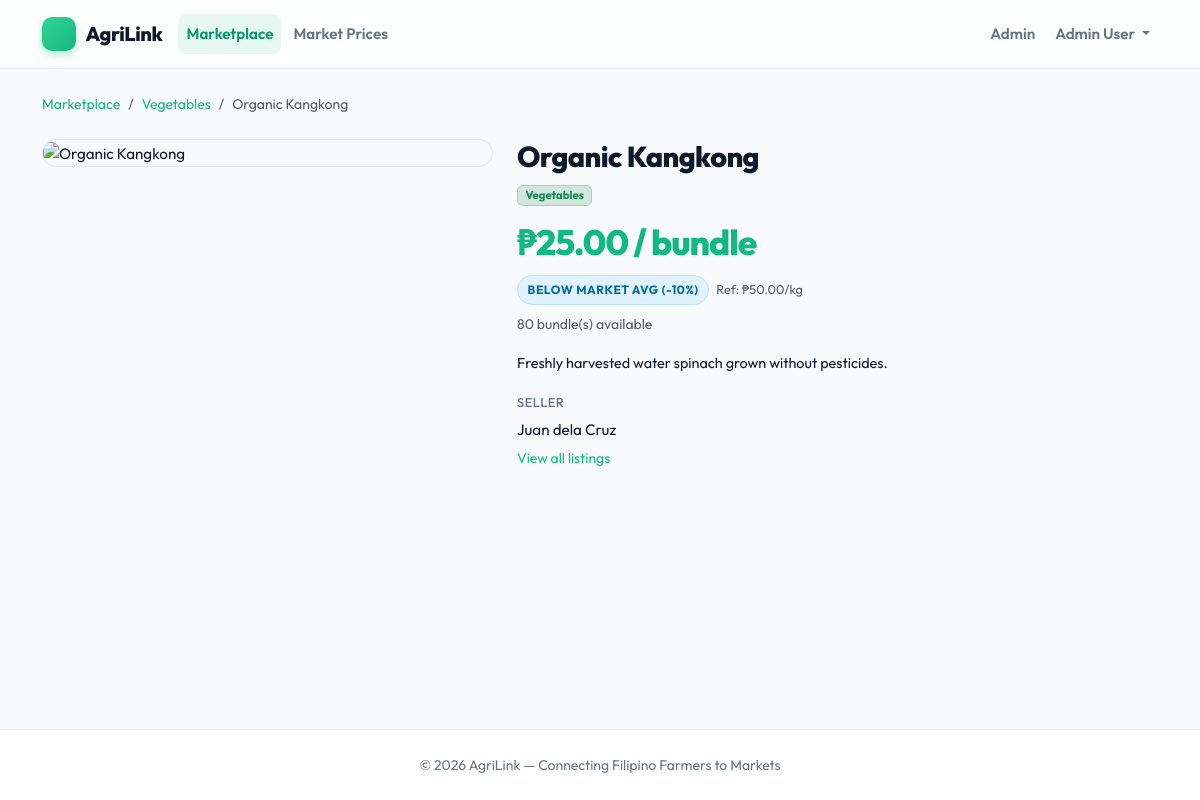
The page /marketplace/product.php?id=2 (signed in) on the database its author committed.
### tables this page shows
CREATE TABLE `market_prices` (
  `id` int(10) UNSIGNED NOT NULL,
  `category_id` int(10) UNSIGNED NOT NULL,
  `unit_type` varchar(30) NOT NULL DEFAULT 'kg',
  `reference_price` decimal(10,2) NOT NULL,
  `effective_date` date NOT NULL,
  `notes` text DEFAULT NULL,
  `admin_id` int(10) UNSIGNED NOT NULL,
  `created_at` timestamp NOT NULL DEFAULT current_timestamp(),
  `updated_at` timestamp NOT NULL DEFAULT current_timestamp() ON UPDATE current_timestamp()
);

CREATE TABLE `users` (
  `id` int(10) UNSIGNED NOT NULL,
  `name` varchar(191) NOT NULL,
  `email` varchar(191) NOT NULL,
  `password` varchar(255) NOT NULL,
  `phone` varchar(30) DEFAULT NULL,
  `address` text DEFAULT NULL,
  `role` enum('admin','farmer','buyer','logistics') NOT NULL DEFAULT 'buyer',
  `created_at` timestamp NOT NULL DEFAULT current_timestamp(),
  `updated_at` timestamp NOT NULL DEFAULT current_timestamp() ON UPDATE current_timestamp()
);

CREATE TABLE `products` (
  `id` int(10) UNSIGNED NOT NULL,
  `farmer_id` int(10) UNSIGNED NOT NULL,
  `category_id` int(10) UNSIGNED DEFAULT NULL,
  `name` varchar(191) NOT NULL,
  `description` text DEFAULT NULL,
  `unit_type` varchar(30) NOT NULL DEFAULT 'kg',
  `price_per_unit` decimal(10,2) NOT NULL,
  `stock_quantity` int(10) UNSIGNED NOT NULL DEFAULT 0,
  `image` varchar(255) DEFAULT NULL,
  `additional_images` longtext DEFAULT NULL CHECK (json_valid(`additional_images`)),
  `is_available` tinyint(1) NOT NULL DEFAULT 1,
  `created_at` timestamp NOT NULL DEFAULT current_timestamp(),
  `updated_at` timestamp NOT NULL DEFAULT current_timestamp() ON UPDATE current_timestamp()
);

CREATE TABLE `categories` (
  `id` int(10) UNSIGNED NOT NULL,
  `name` varchar(100) NOT NULL,
  `slug` varchar(100) NOT NULL,
  `created_at` timestamp NOT NULL DEFAULT current_timestamp(),
  `updated_at` timestamp NOT NULL DEFAULT current_timestamp() ON UPDATE current_timestamp()
);

### includes/helpers.php (called while the page is built, shortened)
<?php
function url(string $path = ''): string
{
    return APP_BASE . $path;
}

### includes/auth.php (called while the page is built, shortened)
<?php
require_once __DIR__ . '/helpers.php';
function currentUser(): ?array
{
    return $_SESSION['user'] ?? null;
}
function currentRole(): ?string
{
    return $_SESSION['user']['role'] ?? null;
}
function isLoggedIn(): bool
{
    return isset($_SESSION['user']);
}

### classes/MarketPrice.php (called while the page is built, shortened)
<?php
class MarketPrice
{
    private PDO $pdo;
    public function __construct(PDO $pdo)
    {
        $this->pdo = $pdo;
    }
    public function getReferencePrice(int $categoryId): ?array
    {
        $stmt = $this->pdo->prepare(
            "SELECT mp.*, u.name AS admin_name, c.name AS category_name
             FROM market_prices mp
             JOIN users u ON u.id = mp.admin_id
             JOIN categories c ON c.id = mp.category_id
             WHERE mp.category_id = ? AND mp.effective_date <= CURDATE()
             ORDER BY mp.effective_date DESC, mp.id DESC
             LIMIT 1"
        );
        $stmt->execute([$categoryId]);
        return $stmt->fetch() ?: null;
    }
    public function getPlatformBenchmark(int $categoryId): ?array
    {
        $stmt = $this->pdo->prepare(
            "SELECT
                AVG(price_per_unit) AS avg_price,
                MIN(price_per_unit) AS min_price,
                MAX(price_per_unit) AS max_price,
                COUNT(*)           AS listing_count
             FROM products
             WHERE category_id = ? AND is_available = 1 AND stock_quantity > 0"
        );
        $stmt->execute([$categoryId]);
        $row = $stmt->fetch();
        return [
            'avg_price'     => (float)$row['avg_price'],
            'min_price'     => (float)$row['min_price'],
            'max_price'     => (float)$row['max_price'],
            'listing_count' => (int)$row['listing_count'],
        ];
    }
    public function getCategoryBenchmark(int $categoryId): array
    {
        $ref      = $this->getReferencePrice($categoryId);
        $platform = $this->getPlatformBenchmark($categoryId);
        return [
            'reference' => $ref,
            'platform'  => $platform,
            'source'    => $ref ? 'reference' : ($platform ? 'platform' : null),
        ];
    }
    public function comparePrice(float $price, int $categoryId): ?string
    {
        $ref      = $this->getReferencePrice($categoryId);
        $platform = $this->getPlatformBenchmark($categoryId);
        $baseline = $ref
            ? (float)$ref['reference_price']
            : ($platform ? $platform['avg_price'] : null);
        $diff = ($price - $baseline) / $baseline;
        if ($diff < -0.10) return 'below_average';
        return 'within_range';
    }
}

### classes/Product.php (called while the page is built, shortened)
<?php
class Product
{
    private PDO $pdo;
    public function __construct(PDO $pdo)
    {
        $this->pdo = $pdo;
    }
    public function findById(int $id): ?array
    {
        $stmt = $this->pdo->prepare(
            'SELECT p.*, c.name AS category_name, u.name AS farmer_name
             FROM products p
             LEFT JOIN categories c ON c.id = p.category_id
             LEFT JOIN users u ON u.id = p.farmer_id
             WHERE p.id = ?
             LIMIT 1'
        );
        $stmt->execute([$id]);
        $row = $stmt->fetch();
        $row['additional_images'] = $row['additional_images']
            ? json_decode($row['additional_images'], true)
            : [];
        return $row;
    }
}

### marketplace/product.php (the view, shortened to what this page needs)
<?php
require_once __DIR__ . '/../includes/auth.php';
require_once __DIR__ . '/../classes/Product.php';
require_once __DIR__ . '/../classes/MarketPrice.php';
$pdo = Database::getInstance();
$productModel = new Product($pdo);
$mpModel      = new MarketPrice($pdo);
$id = (int)($_GET['id'] ?? 0);
$product = $productModel->findById($id);
$images = [];
if ($product['image']) {
    $images[] = $product['image'];
}
$priceComparison = null;
$benchmark       = null;
if (isLoggedIn() && in_array(currentRole(), ['farmer','admin']) && $product['category_id']) {
    $benchmark       = $mpModel->getCategoryBenchmark((int)$product['category_id']);
    $priceComparison = $mpModel->comparePrice((float)$product['price_per_unit'], (int)$product['category_id']);
}
require_once __DIR__ . '/../includes/header.php';
?>
<nav aria-label="breadcrumb" class="mb-4">
    <ol class="breadcrumb" style="font-size:0.875rem">
        <li class="breadcrumb-item"><a href="<?= url('/marketplace/index.php') ?>">Marketplace</a></li>
        <?php if ($product['category_name']): ?>
            <li class="breadcrumb-item">
                <a href="<?= url('/marketplace/index.php?category=' . $product['category_id']) ?>">
                    <?= htmlspecialchars($product['category_name'], ENT_QUOTES, 'UTF-8') ?>
                </a>
            </li>
        <?php endif; ?>
        <li class="breadcrumb-item active"><?= htmlspecialchars($product['name'], ENT_QUOTES, 'UTF-8') ?></li>
    </ol>
</nav>
<div class="row g-4">
    <div class="col-12 col-md-5">
        <div class="product-gallery-main">
            <?php if ($images): ?>
                <img id="mainImg" src="<?= url('/media.php?path=' . urlencode($images[0])) ?>" alt="<?= htmlspecialchars($product['name'], ENT_QUOTES, 'UTF-8') ?>">
            <?php else: ?>
                <div class="img-placeholder w-100 h-100 d-flex align-items-center justify-content-center" style="min-height:320px">No image</div>
            <?php endif; ?>
        </div>
    </div>
    <div class="col-12 col-md-7">
        <h1 class="page-title mb-2"><?= htmlspecialchars($product['name'], ENT_QUOTES, 'UTF-8') ?></h1>
        <?php if ($product['category_name']): ?>
            <span class="badge bg-success-subtle text-success border border-success-subtle mb-2">
                <?= htmlspecialchars($product['category_name'], ENT_QUOTES, 'UTF-8') ?>
            </span>
        <?php endif; ?>
        <div class="product-price-large mb-1">
            ₱<?= number_format($product['price_per_unit'], 2) ?> / <?= htmlspecialchars($product['unit_type'], ENT_QUOTES, 'UTF-8') ?>
        </div>
        <?php if ($priceComparison): ?>
            <?php
            $badgeClass = match($priceComparison) {
                'above_average' => 'price-badge-above',
                'below_average' => 'price-badge-below',
                default         => 'price-badge-within',
            };
            $badgeLabel = match($priceComparison) {
                'above_average' => 'Above market avg (+10%)',
                'below_average' => 'Below market avg (-10%)',
                default         => 'Within market range',
            };
            ?>
            <div class="mb-2">
                <span class="price-badge <?= $badgeClass ?>"><?= $badgeLabel ?></span>
                <?php if ($benchmark && $benchmark['reference']): ?>
                    <span class="text-muted ms-1" style="font-size:0.8rem">
                        Ref: ₱<?= number_format($benchmark['reference']['reference_price'], 2) ?>/<?= htmlspecialchars($benchmark['reference']['unit_type'], ENT_QUOTES, 'UTF-8') ?>
                    </span>
                <?php elseif ($benchmark && $benchmark['platform']): ?>
                    <span class="text-muted ms-1" style="font-size:0.8rem">
                        Platform avg: ₱<?= number_format($benchmark['platform']['avg_price'], 2) ?>
                    </span>
                <?php endif; ?>
            </div>
        <?php endif; ?>
        <p class="text-muted mb-3" style="font-size:0.875rem">
            <?= (int)$product['stock_quantity'] ?> <?= htmlspecialchars($product['unit_type'], ENT_QUOTES, 'UTF-8') ?>(s) available
        </p>
        <?php if ($product['description']): ?>
            <p style="font-size:0.9rem;line-height:1.65"><?= nl2br(htmlspecialchars($product['description'], ENT_QUOTES, 'UTF-8')) ?></p>
        <?php endif; ?>
        <div class="seller-card">
            <div style="font-size:0.8rem;color:var(--agri-text-muted);margin-bottom:0.375rem;font-weight:500;text-transform:uppercase;letter-spacing:0.04em">Seller</div>
            <div class="fw-600 mb-1"><?= htmlspecialchars($product['farmer_name'], ENT_QUOTES, 'UTF-8') ?></div>
            <a href="<?= url('/marketplace/seller.php?id=' . $product['farmer_id']) ?>" style="font-size:0.875rem">View all listings</a>
        </div>
    </div>
</div>
<?php require_once __DIR__ . '/../includes/footer.php'; ?>

### includes/header.php (shortened to what this page needs)
<?php
$cartCount = 0;
$currentPath = parse_url($_SERVER['REQUEST_URI'], PHP_URL_PATH);
?>
<!DOCTYPE html>
<html lang="en">
<head>
    <link href="https://cdn.jsdelivr.net/npm/bootstrap@5.3.3/dist/css/bootstrap.min.css" rel="stylesheet">
    <link href="<?= url('/assets/css/agrilink.css') ?>" rel="stylesheet">
    <?php require __DIR__ . '/head_assets.php'; ?>
</head>
<body class="agri-layout">
<nav class="agri-navbar navbar navbar-expand-lg sticky-top">
    <div class="container">
        <a class="navbar-brand" href="<?= url('/marketplace/index.php') ?>">
            <span class="brand-icon"><i class="ti ti-flower"></i></span>
            <?= htmlspecialchars(APP_NAME, ENT_QUOTES, 'UTF-8') ?>
        </a>
        <div class="collapse navbar-collapse" id="mainNav">
            <ul class="navbar-nav me-auto gap-1">
                <li class="nav-item">
                    <a class="nav-link <?= str_contains($currentPath, '/marketplace') ? 'active' : '' ?>" href="<?= url('/marketplace/index.php') ?>">Marketplace</a>
                </li>
                <?php if (isLoggedIn() && in_array(currentRole(), ['farmer','admin'])): ?>
                <li class="nav-item">
                    <a class="nav-link <?= str_contains($currentPath, '/market-prices') ? 'active' : '' ?>" href="<?= url('/market-prices.php') ?>">Market Prices</a>
                </li>
                <?php endif; ?>
            </ul>
            <ul class="navbar-nav align-items-center gap-1">
                <?php if (isLoggedIn()): ?>
                    <?php if (currentRole() === 'buyer'): ?>
                        <li class="nav-item">
                            <a class="nav-link cart-badge-link" href="<?= url('/cart/index.php') ?>" title="Cart">
                                <i class="ti ti-shopping-cart fs-5"></i>
                                <?php if ($cartCount > 0): ?>
                                    <span class="cart-count"><?= min($cartCount, 99) ?></span>
                                <?php endif; ?>
                            </a>
                        </li>
                        <li class="nav-item">
                            <a class="nav-link <?= str_contains($currentPath, '/buyer/orders') ? 'active' : '' ?>" href="<?= url('/buyer/orders.php') ?>">My Orders</a>
                        </li>
                    <?php elseif (currentRole() === 'farmer'): ?>
                        <li class="nav-item">
                            <a class="nav-link" href="<?= url('/farmer/dashboard.php') ?>">Dashboard</a>
                        </li>
                    <?php elseif (currentRole() === 'admin'): ?>
                        <li class="nav-item">
                            <a class="nav-link" href="<?= url('/admin/dashboard.php') ?>">Admin</a>
                        </li>
                    <?php endif; ?>
                    <li class="nav-item dropdown">
                        <a class="nav-link dropdown-toggle fw-600" href="#" role="button" data-bs-toggle="dropdown">
                            <?= htmlspecialchars(currentUser()['name'], ENT_QUOTES, 'UTF-8') ?>
                        </a>
                    </li>
                <?php endif; ?>
            </ul>
        </div>
    </div>
</nav>
<main class="agri-main-content py-4">
    <div class="container">

### rows shown on the page
market_prices: admin.name "Admin User", reference_price "50.00", unit_type "kg"
products: category.name "Vegetables", name "Organic Kangkong", price_per_unit "25.00", unit_type "bundle", badgeLabel "BELOW MARKET AVG (-10%)", stock_quantity "80", description "Freshly harvested water spinach grown without pesticides.", farmer.name "Juan dela Cruz"

### other values the page prints
APP_NAME "AgriLink"
